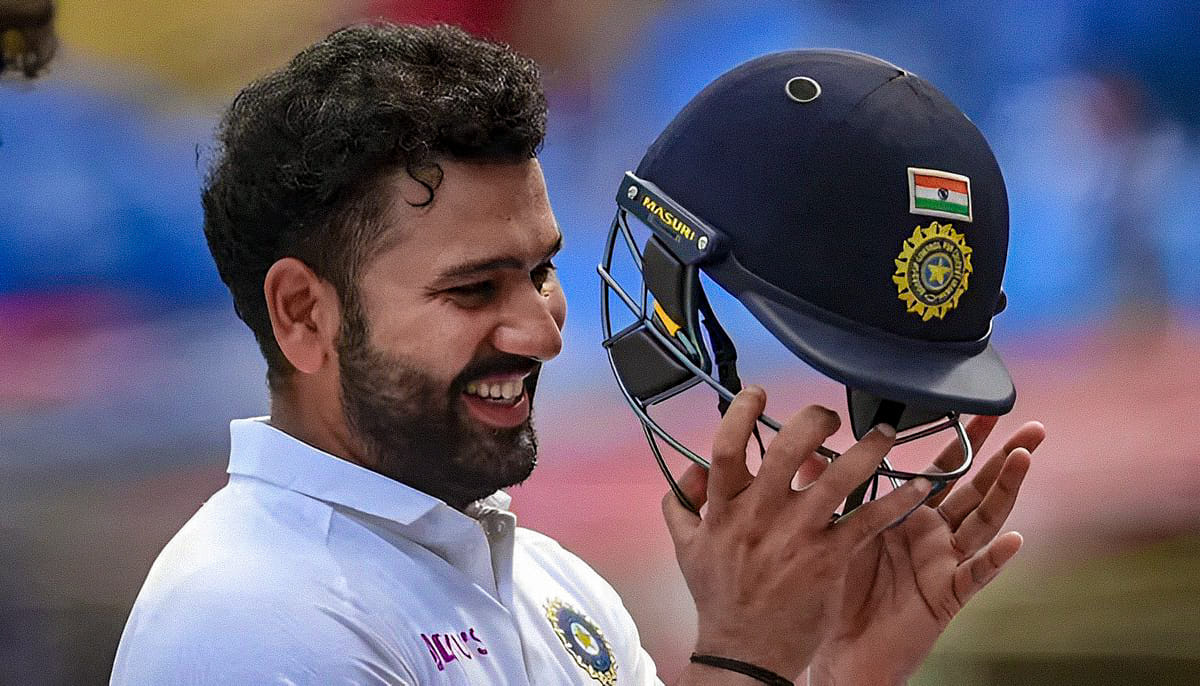
#> input picture rohit_sharma.jpg, 1200 x 686 px
$ jupyter execute 'Image to pencil sketch.ipynb'
#> lines starting #> are read from the running program, lines starting #| are printed output that depends on the picture
## Image to pencil sketch coverter

[cell 1]
import cv2
import numpy as np
import matplotlib.pyplot as plt

[cell 2]
def pencil_converter(image_path):

#> called with image_path = 'rohit_sharma.jpg'
    image = cv2.imread(image_path)
#> image is the input picture: shape (686, 1200, 3); mean B, G, R 111, 94.3, 101.7

    gray_image = cv2.cvtColor(image, cv2.COLOR_BGR2GRAY)

    inverted_image = 260 - gray_image

    blurred_image = cv2.GaussianBlur(inverted_image, (25, 25), sigmaX=0, sigmaY=0)
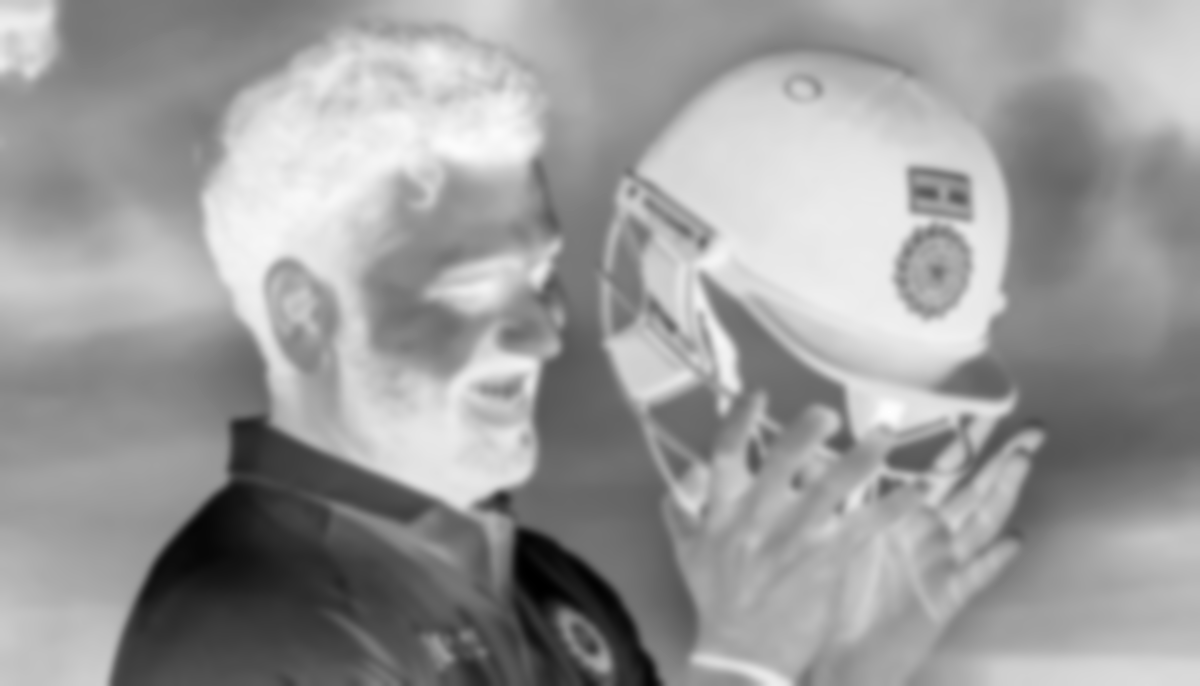
#> blurred_image: shape (686, 1200) uint16; min 7, max 260, mean 161.6; drawn with min black and max white

    pencil_sketch = 260 - blurred_image
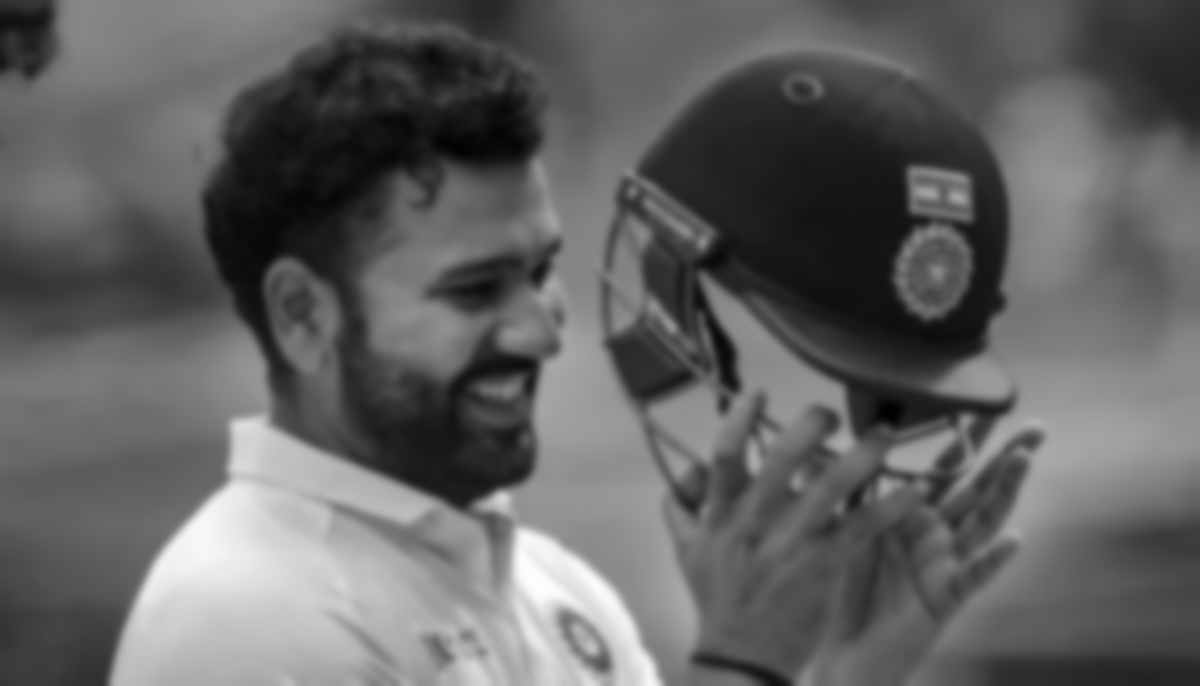
#> pencil_sketch: shape (686, 1200) uint16; min 0, max 253, mean 98.4

    return pencil_sketch

input_image_path = 'rohit_sharma.jpg'

sketch = pencil_converter(input_image_path)

plt.figure(figsize=(20, 12))
plt.subplot(1, 2, 1)
plt.title('Original Image')
plt.imshow(cv2.cvtColor(cv2.imread(input_image_path), cv2.COLOR_BGR2RGB))
plt.axis('off')

plt.subplot(1, 2, 2)
plt.title('Pencil Sketch')
plt.imshow(sketch, cmap='gray', vmin=0, vmax=255)
plt.axis('off')

plt.show()
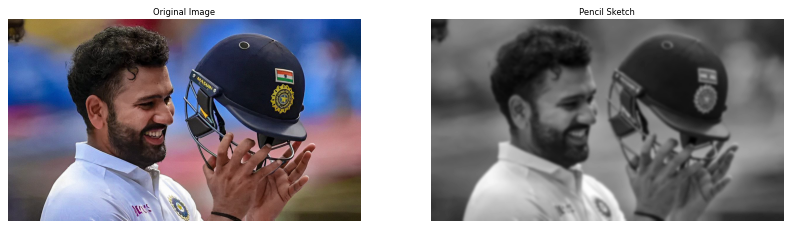
#> figure drawn by matplotlib, 2 panels

[cell 3]
input_image_path = 'crowd.jpg'

sketch = pencil_converter(input_image_path)
#> call 2 of pencil_converter, with image_path = 'crowd.jpg'
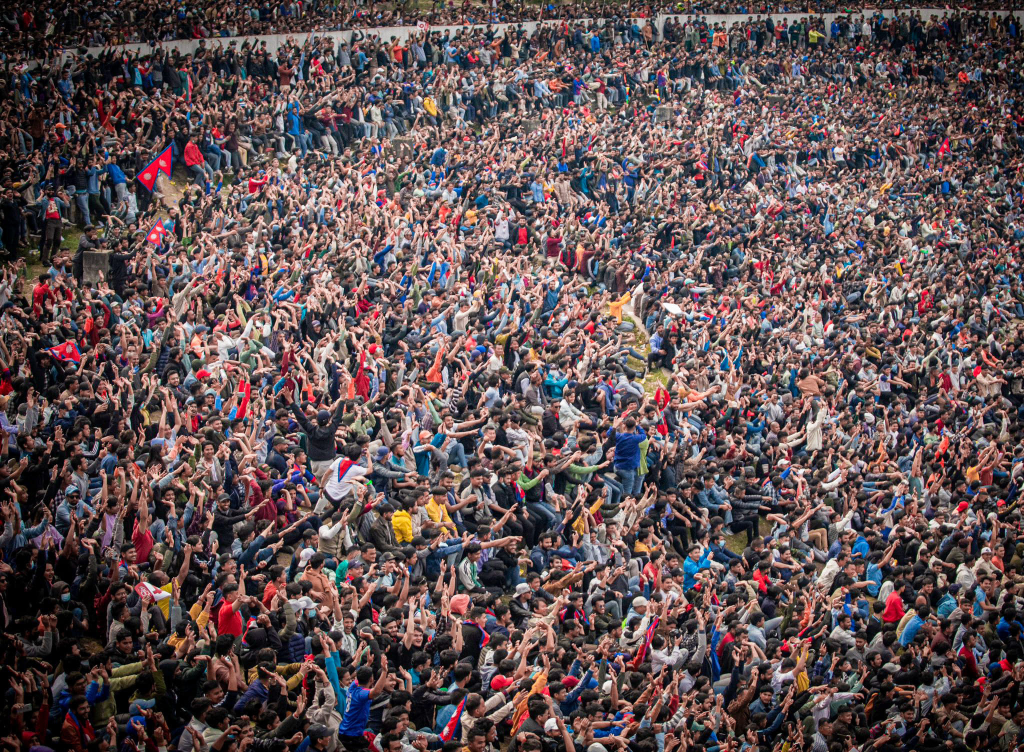
#> input picture crowd.jpg, 2048 x 1504 px (shown at 1/2 size)
#> in pencil_converter, image is the input picture: shape (1504, 2048, 3); mean B, G, R 83.2, 81.6, 97.9
#> in pencil_converter (call 2), `blurred_image = cv2.GaussianBlur(inverted_image, (25, 25), sigmaX=0, s..`:
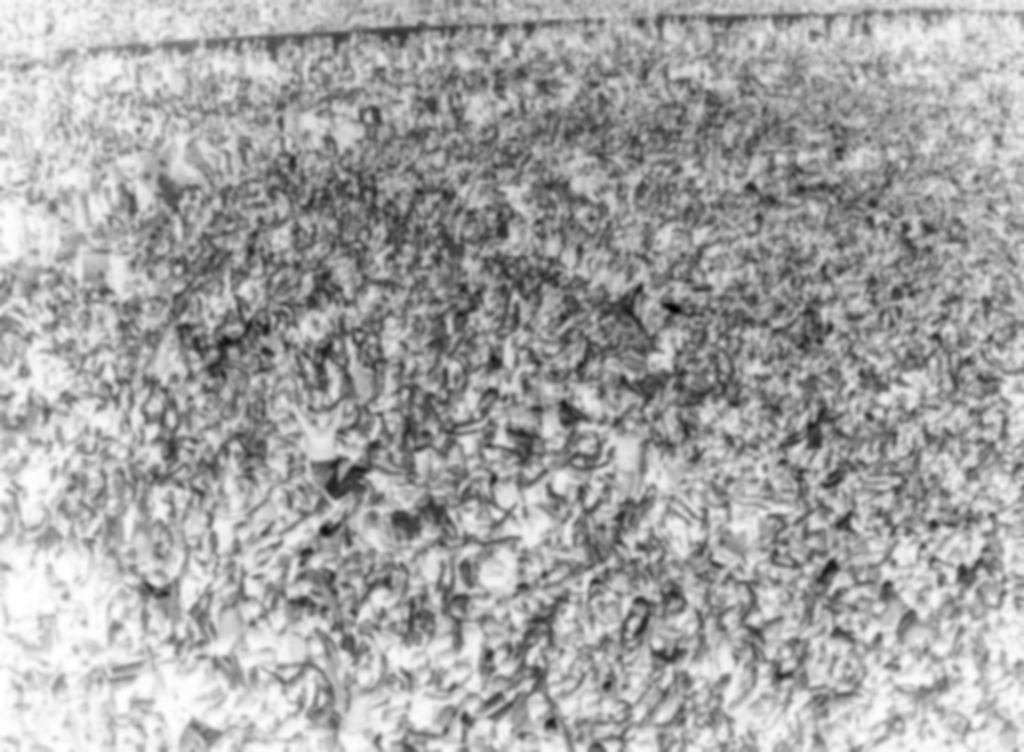
#> blurred_image: shape (1504, 2048) uint16 (shown at 1/2 size); min 14, max 260, mean 173.4; drawn with min black and max white
#> in pencil_converter (call 2), `pencil_sketch = 260 - blurred_image`:
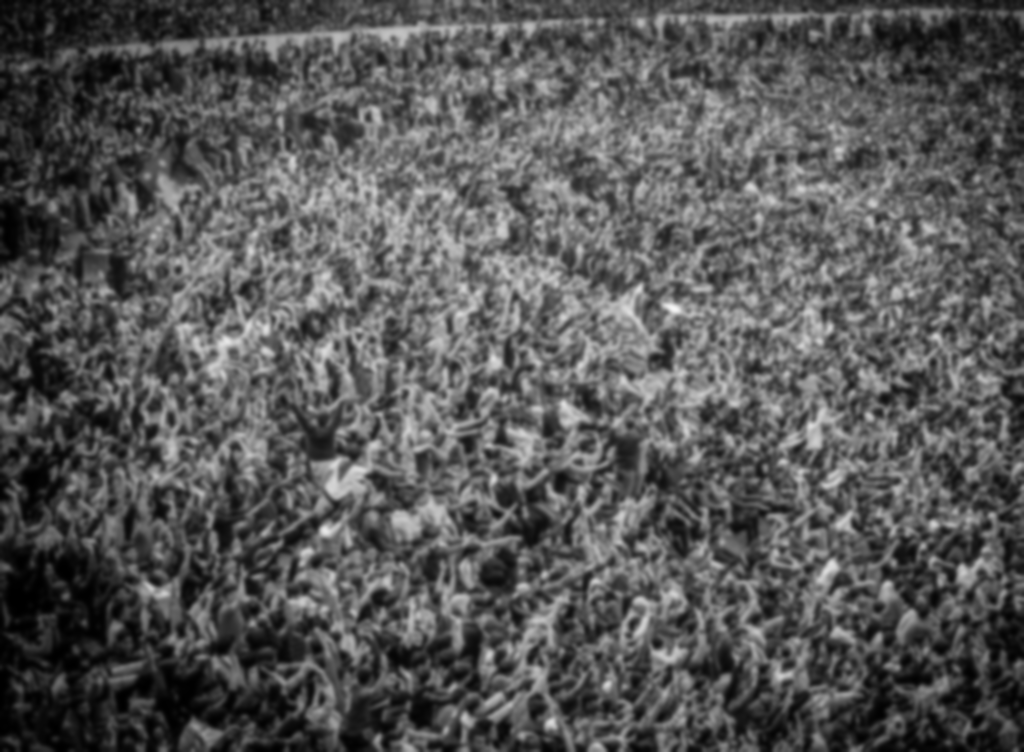
#> pencil_sketch: shape (1504, 2048) uint16 (shown at 1/2 size); min 0, max 246, mean 86.6

plt.figure(figsize=(20, 12))
plt.subplot(5, 2, 1)
plt.title('Original Image')
plt.imshow(cv2.cvtColor(cv2.imread(input_image_path), cv2.COLOR_BGR2RGB))
plt.axis('off')

plt.subplot(1, 2, 2)
plt.title('Pencil Sketch')
plt.imshow(sketch, cmap='gray', vmin=0, vmax=255)  # Add vmin and vmax to set the color map range
plt.axis('off')

plt.show()
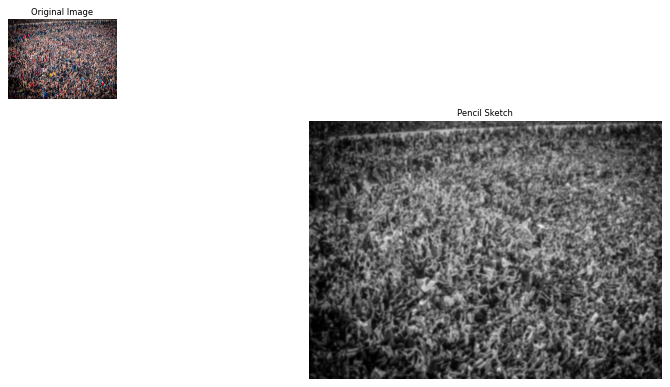
#> figure drawn by matplotlib, 2 panels
